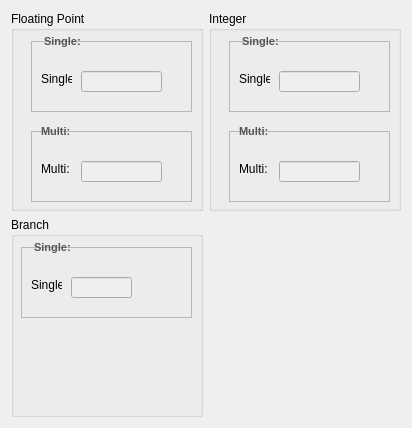
       <widget class="QWidget" name="scrollAreaWidgetContents_2">
        <property name="geometry">
         <rect>
          <x>0</x>
          <y>0</y>
          <width>412</width>
          <height>424</height>
         </rect>
        </property>
        <layout class="QGridLayout" name="gridLayout_2">
         <item row="0" column="1">
          <widget class="QGroupBox" name="groupBox_3">
           <property name="title">
            <string>Integer</string>
           </property>
           <widget class="QFrame" name="frame_21">
            <property name="geometry">
             <rect>
              <x>20</x>
              <y>30</y>
              <width>161</width>
              <height>71</height>
             </rect>
            </property>
            <property name="frameShape">
             <enum>QFrame::StyledPanel</enum>
            </property>
            <property name="frameShadow">
             <enum>QFrame::Sunken</enum>
            </property>
            <widget class="QLabel" name="label_34">
             <property name="geometry">
              <rect>
               <x>10</x>
               <y>30</y>
               <width>31</width>
               <height>16</height>
              </rect>
             </property>
             <property name="text">
              <string>Single:</string>
             </property>
            </widget>
            <widget class="QLineEdit" name="INTScore">
             <property name="enabled">
              <bool>true</bool>
             </property>
             <property name="geometry">
              <rect>
               <x>50</x>
               <y>30</y>
               <width>81</width>
               <height>21</height>
              </rect>
             </property>
             <property name="font">
              <font>
               <pointsize>8</pointsize>
               <stylestrategy>PreferAntialias</stylestrategy>
              </font>
             </property>
             <property name="focusPolicy">
              <enum>Qt::WheelFocus</enum>
             </property>
             <property name="contextMenuPolicy">
              <enum>Qt::CustomContextMenu</enum>
             </property>
             <property name="styleSheet">
              <string notr="true">color: rgb(0, 0, 0);
background-color: rgb(239, 239, 239);</string>
             </property>
             <property name="inputMask">
              <string/>
             </property>
             <property name="readOnly">
              <bool>true</bool>
             </property>
            </widget>
           </widget>
           <widget class="QLabel" name="label_32">
            <property name="geometry">
             <rect>
              <x>30</x>
              <y>20</y>
              <width>51</width>
              <height>20</height>
             </rect>
            </property>
            <property name="font">
             <font>
              <pointsize>8</pointsize>
              <weight>75</weight>
              <bold>true</bold>
             </font>
            </property>
            <property name="styleSheet">
             <string notr="true">color: rgb(85, 85, 85);</string>
            </property>
            <property name="text">
             <string> Single: </string>
            </property>
           </widget>
           <widget class="QFrame" name="frame_22">
            <property name="geometry">
             <rect>
              <x>20</x>
              <y>120</y>
              <width>161</width>
              <height>71</height>
             </rect>
            </property>
            <property name="frameShape">
             <enum>QFrame::StyledPanel</enum>
            </property>
            <property name="frameShadow">
             <enum>QFrame::Sunken</enum>
            </property>
            <widget class="QLabel" name="label_36">
             <property name="geometry">
              <rect>
               <x>10</x>
               <y>30</y>
               <width>31</width>
               <height>16</height>
              </rect>
             </property>
             <property name="text">
              <string>Multi:</string>
             </property>
            </widget>
            <widget class="QLineEdit" name="MultiIntScore">
             <property name="enabled">
              <bool>true</bool>
             </property>
             <property name="geometry">
              <rect>
               <x>50</x>
               <y>30</y>
               <width>81</width>
               <height>21</height>
              </rect>
             </property>
             <property name="font">
              <font>
               <pointsize>8</pointsize>
               <stylestrategy>PreferAntialias</stylestrategy>
              </font>
             </property>
             <property name="focusPolicy">
              <enum>Qt::WheelFocus</enum>
             </property>
             <property name="contextMenuPolicy">
              <enum>Qt::CustomContextMenu</enum>
             </property>
             <property name="styleSheet">
              <string notr="true">color: rgb(0, 0, 0);
background-color: rgb(239, 239, 239);</string>
             </property>
             <property name="inputMask">
              <string/>
             </property>
             <property name="readOnly">
              <bool>true</bool>
             </property>
            </widget>
           </widget>
           <widget class="QLabel" name="label_37">
            <property name="geometry">
             <rect>
              <x>30</x>
              <y>110</y>
              <width>41</width>
              <height>20</height>
             </rect>
            </property>
            <property name="font">
             <font>
              <pointsize>8</pointsize>
              <weight>75</weight>
              <bold>true</bold>
             </font>
            </property>
            <property name="styleSheet">
             <string notr="true">color: rgb(85, 85, 85);</string>
            </property>
            <property name="text">
             <string>Multi:</string>
            </property>
           </widget>
          </widget>
         </item>
         <item row="0" column="0">
          <widget class="QGroupBox" name="groupBox_2">
           <property name="minimumSize">
            <size>
             <width>100</width>
             <height>200</height>
            </size>
           </property>
           <property name="title">
            <string>Floating Point</string>
           </property>
           <widget class="QFrame" name="frame_19">
            <property name="geometry">
             <rect>
              <x>20</x>
              <y>30</y>
              <width>161</width>
              <height>71</height>
             </rect>
            </property>
            <property name="frameShape">
             <enum>QFrame::StyledPanel</enum>
            </property>
            <property name="frameShadow">
             <enum>QFrame::Sunken</enum>
            </property>
            <widget class="QLabel" name="label_33">
             <property name="geometry">
              <rect>
               <x>10</x>
               <y>30</y>
               <width>31</width>
               <height>16</height>
              </rect>
             </property>
             <property name="text">
              <string>Single:</string>
             </property>
            </widget>
            <widget class="QLineEdit" name="FPScore">
             <property name="enabled">
              <bool>true</bool>
             </property>
             <property name="geometry">
              <rect>
               <x>50</x>
               <y>30</y>
               <width>81</width>
               <height>21</height>
              </rect>
             </property>
             <property name="font">
              <font>
               <pointsize>8</pointsize>
               <stylestrategy>PreferAntialias</stylestrategy>
              </font>
             </property>
             <property name="focusPolicy">
              <enum>Qt::WheelFocus</enum>
             </property>
             <property name="contextMenuPolicy">
              <enum>Qt::CustomContextMenu</enum>
             </property>
             <property name="styleSheet">
              <string notr="true">color: rgb(0, 0, 0);
background-color: rgb(239, 239, 239);</string>
             </property>
             <property name="inputMask">
              <string/>
             </property>
             <property name="readOnly">
              <bool>true</bool>
             </property>
            </widget>
           </widget>
           <widget class="QLabel" name="label_30">
            <property name="geometry">
             <rect>
              <x>30</x>
              <y>20</y>
              <width>51</width>
              <height>20</height>
             </rect>
            </property>
            <property name="font">
             <font>
              <pointsize>8</pointsize>
              <weight>75</weight>
              <bold>true</bold>
             </font>
            </property>
            <property name="styleSheet">
             <string notr="true">color: rgb(85, 85, 85);</string>
            </property>
            <property name="text">
             <string> Single: </string>
            </property>
           </widget>
           <widget class="QFrame" name="frame_20">
            <property name="geometry">
             <rect>
              <x>20</x>
              <y>120</y>
              <width>161</width>
              <height>71</height>
             </rect>
            </property>
            <property name="frameShape">
             <enum>QFrame::StyledPanel</enum>
            </property>
            <property name="frameShadow">
             <enum>QFrame::Sunken</enum>
            </property>
            <widget class="QLabel" name="label_35">
             <property name="geometry">
              <rect>
               <x>10</x>
               <y>30</y>
               <width>31</width>
               <height>16</height>
              </rect>
             </property>
             <property name="text">
              <string>Multi:</string>
             </property>
            </widget>
            <widget class="QLineEdit" name="MultiFPScore">
             <property name="enabled">
              <bool>true</bool>
             </property>
             <property name="geometry">
              <rect>
               <x>50</x>
               <y>30</y>
               <width>81</width>
               <height>21</height>
              </rect>
             </property>
             <property name="font">
              <font>
               <pointsize>8</pointsize>
               <stylestrategy>PreferAntialias</stylestrategy>
              </font>
             </property>
             <property name="focusPolicy">
              <enum>Qt::WheelFocus</enum>
             </property>
             <property name="contextMenuPolicy">
              <enum>Qt::CustomContextMenu</enum>
             </property>
             <property name="styleSheet">
              <string notr="true">color: rgb(0, 0, 0);
background-color: rgb(239, 239, 239);</string>
             </property>
             <property name="inputMask">
              <string/>
             </property>
             <property name="readOnly">
              <bool>true</bool>
             </property>
            </widget>
           </widget>
           <widget class="QLabel" name="label_31">
            <property name="geometry">
             <rect>
              <x>30</x>
              <y>110</y>
              <width>41</width>
              <height>20</height>
             </rect>
            </property>
            <property name="font">
             <font>
              <pointsize>8</pointsize>
              <weight>75</weight>
              <bold>true</bold>
             </font>
            </property>
            <property name="styleSheet">
             <string notr="true">color: rgb(85, 85, 85);</string>
            </property>
            <property name="text">
             <string>Multi:</string>
            </property>
           </widget>
          </widget>
         </item>
         <item row="1" column="0">
          <widget class="QGroupBox" name="groupBox_4">
           <property name="minimumSize">
            <size>
             <width>0</width>
             <height>200</height>
            </size>
           </property>
           <property name="title">
            <string>Branch</string>
           </property>
           <widget class="QFrame" name="frame_23">
            <property name="geometry">
             <rect>
              <x>10</x>
              <y>30</y>
              <width>171</width>
              <height>71</height>
             </rect>
            </property>
            <property name="frameShape">
             <enum>QFrame::StyledPanel</enum>
            </property>
            <property name="frameShadow">
             <enum>QFrame::Sunken</enum>
            </property>
            <widget class="QLabel" name="label_4">
             <property name="geometry">
              <rect>
               <x>10</x>
               <y>30</y>
               <width>31</width>
               <height>16</height>
              </rect>
             </property>
             <property name="text">
              <string>Single:</string>
             </property>
            </widget>
            <widget class="QLineEdit" name="BranchScore">
             <property name="enabled">
              <bool>true</bool>
             </property>
             <property name="geometry">
              <rect>
               <x>50</x>
               <y>30</y>
               <width>61</width>
               <height>21</height>
              </rect>
             </property>
             <property name="font">
              <font>
               <pointsize>8</pointsize>
               <stylestrategy>PreferAntialias</stylestrategy>
              </font>
             </property>
             <property name="focusPolicy">
              <enum>Qt::WheelFocus</enum>
             </property>
             <property name="contextMenuPolicy">
              <enum>Qt::CustomContextMenu</enum>
             </property>
             <property name="styleSheet">
              <string notr="true">color: rgb(0, 0, 0);
background-color: rgb(239, 239, 239);</string>
             </property>
             <property name="inputMask">
              <string/>
             </property>
             <property name="readOnly">
              <bool>true</bool>
             </property>
            </widget>
           </widget>
           <widget class="QLabel" name="label_6">
            <property name="geometry">
             <rect>
              <x>20</x>
              <y>20</y>
              <width>51</width>
              <height>20</height>
             </rect>
            </property>
            <property name="font">
             <font>
              <pointsize>8</pointsize>
              <weight>75</weight>
              <bold>true</bold>
             </font>
            </property>
            <property name="styleSheet">
             <string notr="true">color: rgb(85, 85, 85);</string>
            </property>
            <property name="text">
             <string> Single: </string>
            </property>
           </widget>
          </widget>
         </item>
        </layout>
       </widget>
